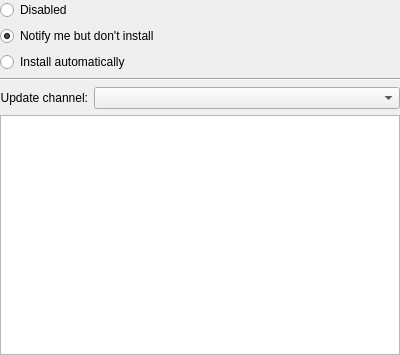
<?xml version="1.0" encoding="UTF-8"?>
<ui version="4.0">
 <class>CFGAutoUpdates</class>
 <widget class="QWidget" name="CFGAutoUpdates">
  <property name="geometry">
   <rect>
    <x>0</x>
    <y>0</y>
    <width>400</width>
    <height>355</height>
   </rect>
  </property>
  <layout class="QVBoxLayout" name="verticalLayout">
   <property name="margin">
    <number>0</number>
   </property>
   <item>
    <widget class="QRadioButton" name="rbDisabled">
     <property name="text">
      <string>Disabled</string>
     </property>
    </widget>
   </item>
   <item>
    <widget class="QRadioButton" name="rbNotifyButDontInstall">
     <property name="text">
      <string>Notify me but don't install</string>
     </property>
     <property name="checked">
      <bool>true</bool>
     </property>
    </widget>
   </item>
   <item>
    <widget class="QRadioButton" name="rbInstallAutomatically">
     <property name="text">
      <string>Install automatically</string>
     </property>
    </widget>
   </item>
   <item>
    <widget class="Line" name="line">
     <property name="orientation">
      <enum>Qt::Horizontal</enum>
     </property>
    </widget>
   </item>
   <item>
    <layout class="QFormLayout" name="formLayout">
     <property name="labelAlignment">
      <set>Qt::AlignRight|Qt::AlignTrailing|Qt::AlignVCenter</set>
     </property>
     <item row="0" column="0">
      <widget class="QLabel" name="label_3">
       <property name="text">
        <string>Update channel:</string>
       </property>
       <property name="alignment">
        <set>Qt::AlignRight|Qt::AlignTrailing|Qt::AlignVCenter</set>
       </property>
      </widget>
     </item>
     <item row="0" column="1">
      <widget class="QComboBox" name="cboUpdateChannel">
       <property name="sizePolicy">
        <sizepolicy hsizetype="MinimumExpanding" vsizetype="Fixed">
         <horstretch>0</horstretch>
         <verstretch>0</verstretch>
        </sizepolicy>
       </property>
       <property name="minimumSize">
        <size>
         <width>150</width>
         <height>0</height>
        </size>
       </property>
      </widget>
     </item>
    </layout>
   </item>
   <item>
    <widget class="QPlainTextEdit" name="pteChannelDescription">
     <property name="readOnly">
      <bool>true</bool>
     </property>
    </widget>
   </item>
  </layout>
 </widget>
 <resources/>
 <connections>
  <connection>
   <sender>cboUpdateChannel</sender>
   <signal>currentIndexChanged(int)</signal>
   <receiver>CFGAutoUpdates</receiver>
   <slot>onUpdateChannelChange(int)</slot>
   <hints>
    <hint type="sourcelabel">
     <x>175</x>
     <y>138</y>
    </hint>
    <hint type="destinationlabel">
     <x>199</x>
     <y>177</y>
    </hint>
   </hints>
  </connection>
 </connections>
 <slots>
  <slot>onUpdateChannelChange(int)</slot>
 </slots>
</ui>
